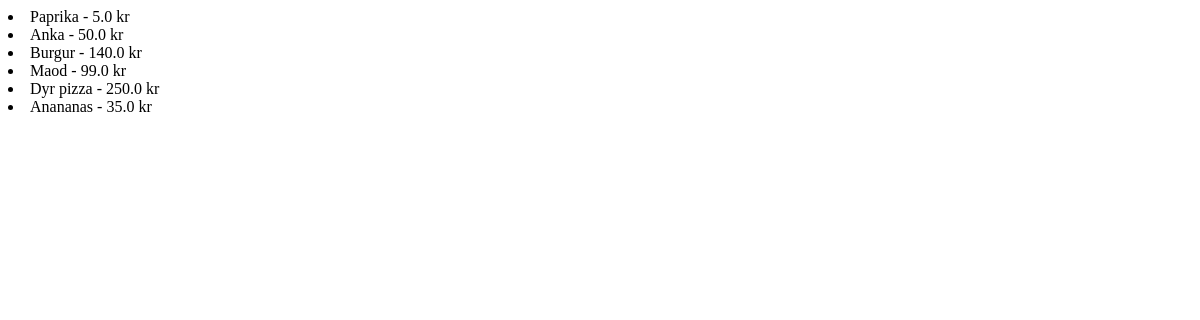
Before: /products/ with the older database file.
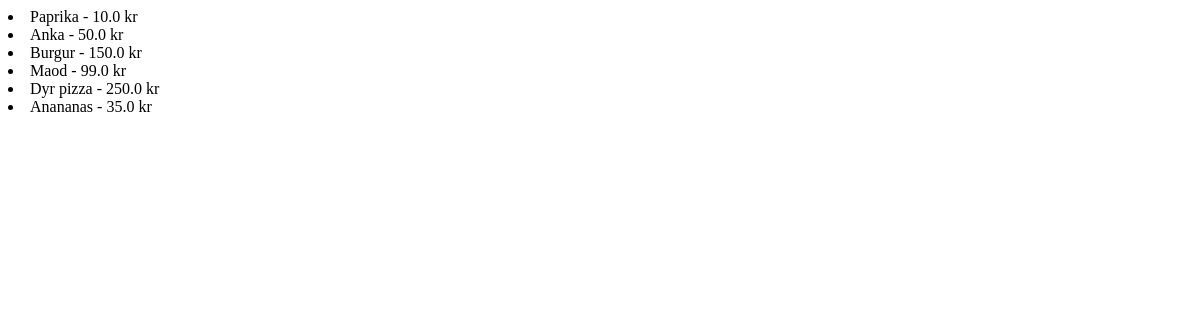
After: the same page with the newer database file.
### products/models.py (models this page shows, shortened)
class Product(models.Model):
  id = models.AutoField(primary_key=True)
  name = models.CharField(max_length=200)
  price = models.FloatField(max_length=200)

### products/views.py (the view)
# urls.py: path('', views.IndexView.as_view(), name='index'),
class IndexView(generic.ListView):
  template_name = 'products/index.html'
  context_object_name = 'latest_product_list'
  def get_queryset(self):
    return Product.objects.all()

### products/templates/products/index.html
{% if latest_product_list %}
    {% for product in latest_product_list %}
        <li>{{ product.name }} - {{ product.price }} kr</li>
    {% endfor %}
{% else %}
    <p>No products are available.</p>
{% endif %}

Changed rows visible on the page:
changed Product "Paprika": price "5.0" → "10.0"
changed Product "Burgur": price "140.0" → "150.0"
